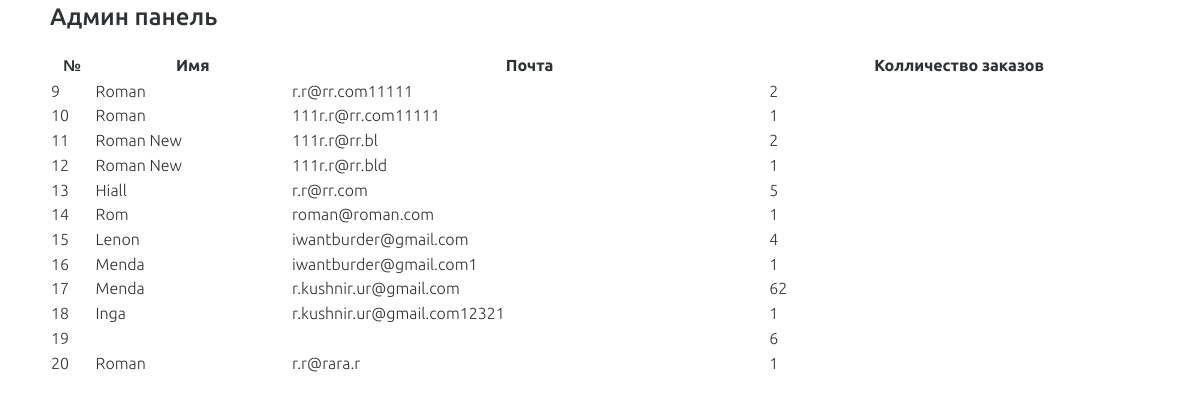
The app's page /admin.php with its own data.
### tables this page shows
CREATE TABLE IF NOT EXISTS `users_login` (
  `id` int(11) NOT NULL,
  `user_name` varchar(60) DEFAULT NULL,
  `user_email` varchar(80) NOT NULL
);

### admin.php (the view, shortened to what this page needs)
<?php
require_once('./db_data.php');
try {
    $DBH = new PDO("mysql:host=$host;dbname=$db_name", $user, $pass);
    $DBH->setAttribute( PDO::ATTR_ERRMODE, PDO::ERRMODE_EXCEPTION );
    $query = $DBH->prepare("SELECT ul.id, ul.user_name, ul.user_email, t2.total
        FROM users_login AS ul
        JOIN (
          SELECT user_id, COUNT(*) AS total
          FROM customer_data
          GROUP BY user_id
        ) AS t2 ON t2.user_id = ul.id");
    $query->execute();
    $result = $query->fetchAll();
} catch (PDOException $e) {
    file_put_contents('./log/PDOErrors.txt',$e->getMessage(),FILE_APPEND);
}
?>
<!DOCTYPE html>
<html lang="ru">
<head>
    <link rel="stylesheet" href="./css/vendors.min.css">
    <link rel="stylesheet" href="./css/main.min.css">
</head>
<body>
    <div class="wrapper">
        <div class="maincontent">
            <section class="section">
                <div class="container">
                    <?php
                       echo "<h2>Админ панель</h2>";
                       echo "<table>
                            <tr>
                                <th>№</th><th>Имя</th><th>Почта</th><th>Колличество заказов</th>
                            </tr>";
                       foreach ($result as $value) {
                           echo "<tr><td>".$value['id']."</td>";
                           echo "<td>".$value['user_name']."</td>";
                           echo "<td>".$value['user_email']."</td>";
                           echo "<td>".$value['total']."</td></tr>";
                       }
                       echo "</table>";
                    ?>
                </div>
            </section>
        </div>
    </div>
</body>
</html>

### records on screen
users_login: id "9", user_name "Roman", user_email "r.r@rr.com11111", total "2"
users_login: id "10", user_name "Roman", user_email "111r.r@rr.com11111", total "1"
users_login: id "11", user_name "Roman New", user_email "111r.r@rr.bl", total "2"
users_login: id "12", user_name "Roman New", user_email "111r.r@rr.bld", total "1"
users_login: id "13", user_name "Hiall", user_email "r.r@rr.com", total "5"
users_login: id "14", user_name "Rom", user_email "roman@roman.com", total "1"
users_login: id "15", user_name "Lenon", user_email "iwantburder@gmail.com", total "4"
users_login: id "16", user_name "Menda", user_email "iwantburder@gmail.com1", total "1"
users_login: id "17", user_name "Menda", user_email "r.kushnir.ur@gmail.com", total "62"
users_login: id "18", user_name "Inga", user_email "r.kushnir.ur@gmail.com12321", total "1"
users_login: id "19", total "6"
users_login: id "20", user_name "Roman", user_email "r.r@rara.r", total "1"
